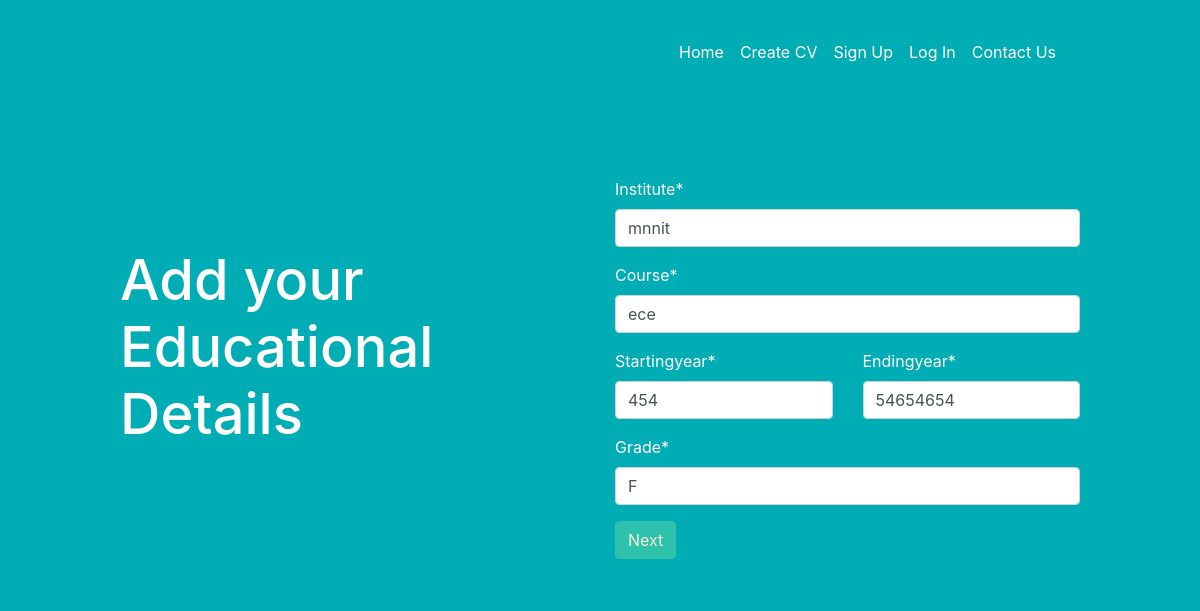
Page /addcv/updateeducation/37/14 on the committed database.
### addcv/models.py (models this page shows, shortened)
class education(models.Model):
    added_by = models.ForeignKey(person,
        null=True, blank=True, on_delete=models.CASCADE)
    institute=models.CharField(max_length=40)
    startingyear=models.IntegerField()
    endingyear=models.IntegerField()
    grade=models.CharField(max_length=4)
    course=models.CharField(max_length=20)

### addcv/views.py (the view, shortened to what this page needs)
# urls.py: path('updateeducation/<int:person_id>/<int:edu_id>', views.updateeducation, name='updateeducation'),
def updateeducation(request,person_id,edu_id):
    edu = education.objects.get(id=edu_id)
    fm = educationform(instance=edu)
    return render(request, 'form/educational.html', {'form': fm})

### addcv/forms.py
class educationform(forms.ModelForm):
    class Meta:
        model = education
        fields='__all__'

### addcv/templates/form/educational.html (shortened to what this page needs)
{% extends 'seavs/base.html' %}
{% load crispy_forms_tags %}
{% block content %}
<div class="container-fluid sidetitle">
  <div class="row">
    <div class="col-6">
      <h1 class="subheading">Add your Educational Details</h1>
    </div>
    <div class="col-6">
      <form method="POST" >
          <div class="row">
            <div class="col-12" name="firstname">
              {{ form.institute|as_crispy_field }}
            </div>
            <div class="col-12">
              {{ form.course|as_crispy_field}}
            </div>
          </div>
          <div class="row">
            <div class="col-6">
              {{ form.startingyear|as_crispy_field }}
            </div>
            <div class="col-6">
              {{ form.endingyear|as_crispy_field }}
            </div>
            <div class="col-12">
              {{ form.grade|as_crispy_field }}
            </div>
          </div>
          <button type="submit" class="btn" style="color: #f8efd4; background-color: #2ec1ac;border-color: #2ec1ac">Next</button>
      </form>
    </div>
  </div>
</div>
{%endblock content %}

### seavs/static/seavs/main.css (style rules this page uses)
body { background-color: #00adb5; margin-bottom: 20px; }
.container-fluid { padding: 2% 10%; align-content: center; }
.sidetitle { background-color: #00adb5; color: #fff; align-items: center; }
.subheading { background-color: #00adb5; color: #fff; font-size: 3.5rem; padding-top: 15%; padding-bottom: 1%; padding-right: 2%; }

### rows in the picture
education: institute "mnnit", course "ece", startingyear "454", endingyear "54654654", grade "F"
